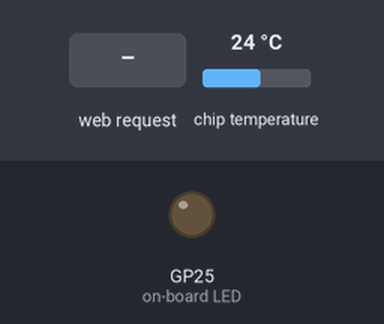
The program below on a simulated Raspberry Pi Pico running MicroPython. Parts: output pins drawn as LEDs (lit = HIGH). The inputs (shaded band) are chosen by the test bench; at power-on: chip temperature 24 °C. WiFi joins after 1.5 s; what the program prints to the serial console is not drawn.

Above: at 3.2 s.
3.3 s: HTTP request GET /lighton? received
At 4.0 s:
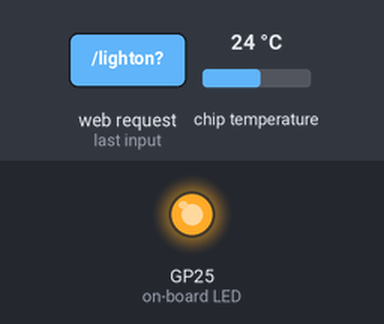
4.8 s: HTTP request GET /lightoff? received
At 5.2 s:
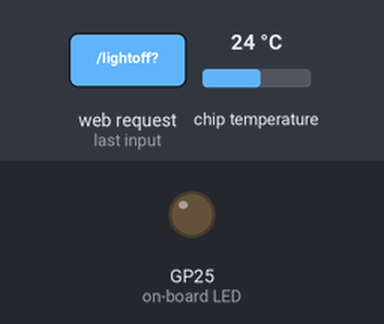
Timing chart, 0 to 7.8 s (numbered marks = the images above; inputs shaded):
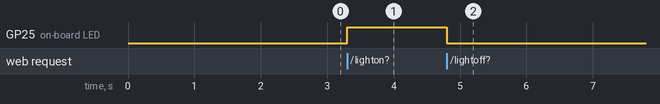

The program:

webserver.py
```python
#https://projects.raspberrypi.org/en/projects/get-started-pico-w
import network
import socket
from time import sleep
from picozero import pico_temp_sensor, pico_led
import machine

ssid = 'BT-GSCJNC'
password = 'gtncf3CeRFb6Qa'

def connect():
    #Connect to WLAN
    wlan = network.WLAN(network.STA_IF)
    wlan.active(True)
    wlan.connect(ssid, password)
    while wlan.isconnected() == False:
        print('Waiting for connection...')
        sleep(1)
    ip = wlan.ifconfig()[0]
    print(f'Connected on {ip}')
    return ip
    #print(wlan.ifconfig())

def open_socket(ip):
    # Open a socket
    address = (ip, 80)
    connection = socket.socket()
    connection.bind(address)
    connection.listen(1)
    return connection

def webpage(temperature, state):
    #Template HTML
    html = f"""
            <!DOCTYPE html>
            <html>
            <body>
            <form action="./lighton">
            <input type="submit" value="Light on" />
            </form>
            <form action="./lightoff">
            <input type="submit" value="Light off" />
            </form>
            <p>LED is {state}</p>
            <h1>Temperature is {temperature}</h1>
            </body>
            </html>
            """
    return str(html)

def serve(connection):
    #Start a web server
    state = 'OFF'
    pico_led.off()
    temperature = 0
    while True:
        client = connection.accept()[0]
        request = client.recv(1024)
        request = str(request)
        try:
            request = request.split()[1]
        except IndexError:
            pass
        if request == '/lighton?':
            pico_led.on()
            state = 'ON'
        elif request =='/lightoff?':
            pico_led.off()
            state = 'OFF'
        temperature = pico_temp_sensor.temp
        html = webpage(temperature, state)
        client.send(html)
        client.close()

try:
    ip = connect()
    connection = open_socket(ip)
    serve (connection)
except KeyboardInterrupt:
    machine.reset()
```

Measured:
- after the input at 3.3 s, GP25 (on-board LED): LOW → HIGH at once
- after the input at 4.8 s, GP25 (on-board LED): HIGH → LOW at once
